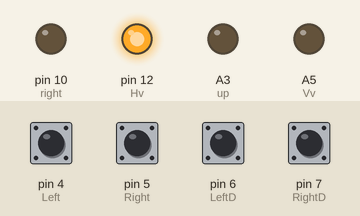
Recording of a sketch running on a simulated Arduino Uno, built with avr-gcc and run on an emulated ATmega328P. Parts: output pins drawn as LEDs (lit = HIGH). The inputs (shaded band) are chosen by the test bench; at power-on: pin 4 (Left), pin 5 (Right), pin 6 (LeftD), pin 7 (RightD) HIGH.

Above: at 1.2 s.
1.3 s: pin 6 (LeftD) pulled LOW for 0.15 s
At 1.37 s:
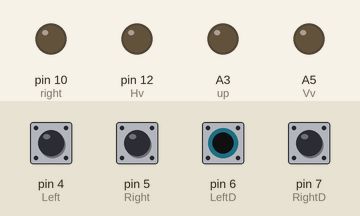
2.9 s: pin 7 (RightD) pulled LOW for 0.15 s
At 2.97 s:
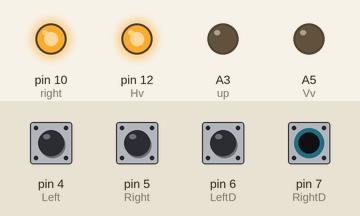
4.5 s: pin 6 (LeftD) driven LOW and pin 7 (RightD) driven LOW
At 5.1 s:
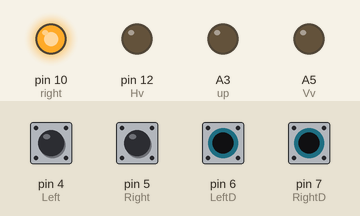
6.0 s: pin 6 (LeftD) driven HIGH
At 7.2 s:
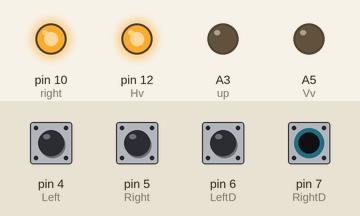
7.5 s: pin 6 (LeftD) driven LOW
At 8.6 s:
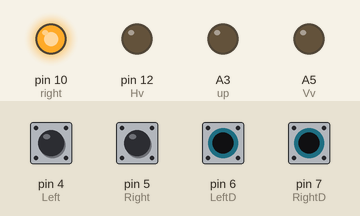
Timing chart, 0 to 10.0 s (numbered marks = the images above; inputs shaded):
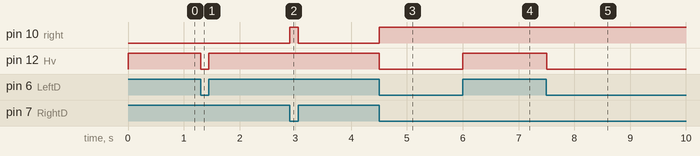

Measured:
- after the input at 1.3 s, pin 12 (Hv): HIGH → LOW at once, → HIGH 0.15 s later
- after the input at 2.9 s, pin 10 (right): LOW → HIGH at once, → LOW 0.15 s later
- after the input at 4.5 s, pin 10 (right): LOW → HIGH at once; pin 12 (Hv): HIGH → LOW at once
- after the input at 6.0 s, pin 12 (Hv): LOW → HIGH at once
- after the input at 7.5 s, pin 12 (Hv): HIGH → LOW at once

The sketch:

SuperPadSoftware.ino
```cpp
int LeftD = 6; // Pulled HIGH Digital Input Pins
int RightD = 7;
int Left = 4;
int Right = 5;


int up = A3; // Potentiometer Middle Pin  + DIODES ARE PLACED ON THIS PIN SO THE ARDUINO IS NOT DAMAGED //
int Vv = A5; // Potentiometer Voltage Pin //
int right = 10; // Potentiometer Middle Pin + DIODES ARE PLACED ON THIS PIN SO THE ARDUINO IS NOT DAMAGED //
int Hv = 12; // Output Voltage Pin //

int L = 0;
int R = 0;
int l = 0;
int r = 0;

void setup() {

  pinMode(LeftD, INPUT_PULLUP);
  pinMode(RightD, INPUT_PULLUP);
  pinMode(Left, INPUT_PULLUP);
  pinMode(Right, INPUT_PULLUP);
  pinMode(up, OUTPUT);
  pinMode(right, OUTPUT);
  pinMode(Vv, OUTPUT);
  pinMode(Hv, OUTPUT);

}

void loop() {

 L = digitalRead(LeftD);
 R = digitalRead(RightD);
 l = digitalRead(Left);
 r = digitalRead(Right);


 if(R==0){
    digitalWrite(right,HIGH );
  }
 else{
    digitalWrite(right,LOW);
  }


 if(L==0){
    digitalWrite(Hv,LOW);
  }
 else{
    digitalWrite(Hv,HIGH);
 }

 if(r==0){
    analogWrite(up,HIGH );
  }
 else{
    analogWrite(up,LOW);
  }


  if(l==0){
    analogWrite(Vv,LOW);
  }
 else{
    analogWrite(Vv,HIGH);
 }

}
```
